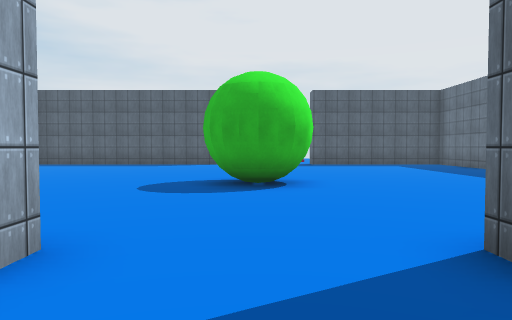
view 1 (above)

12 first-person views from a walk through a scene from a Unity 3-D project. The camera is 1.5 m above the floor, tilts 2° down and sees 70° across. The floor is counted in squares, 2 m on a side. Each view is taken from the middle of a square. On the plan, view 1 faces up. The plan holds only what a view shows up to about 11 squares ahead; the rest is blank. The player is left out. Some surface patterns are stand-ins.

view 2
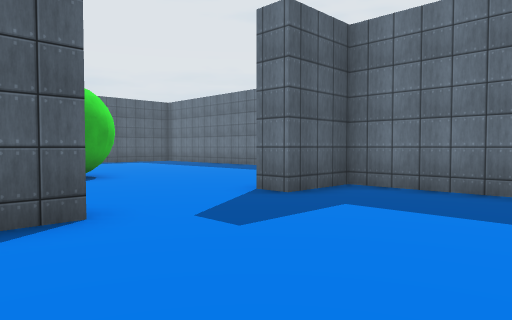

view 3
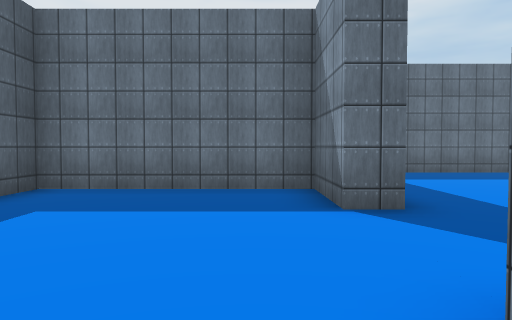

view 4
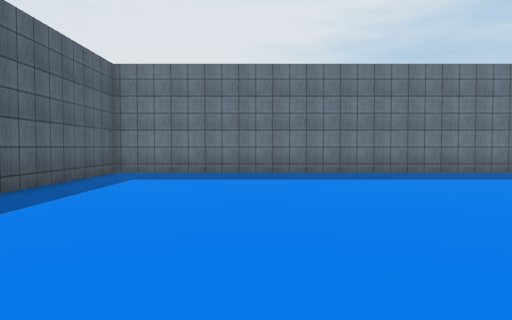

view 5
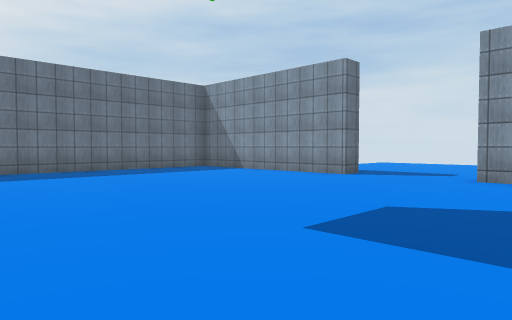

view 6
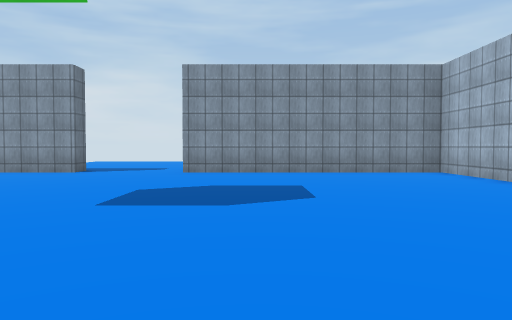

view 7
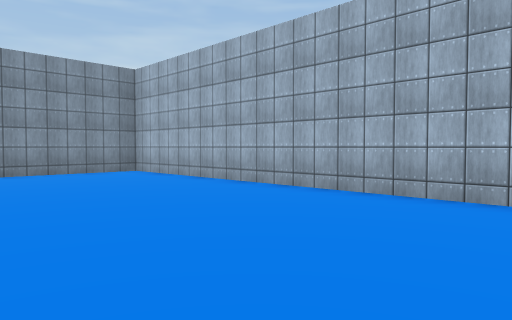

view 8
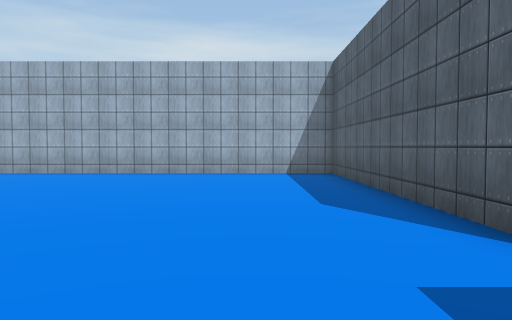

view 9
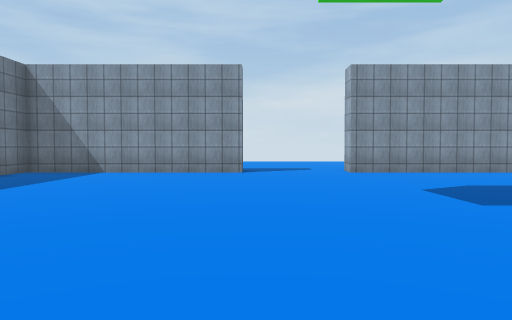

view 10
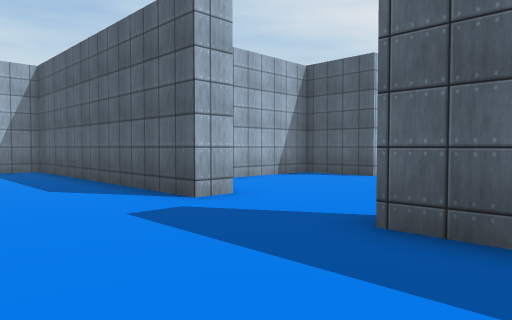

view 11
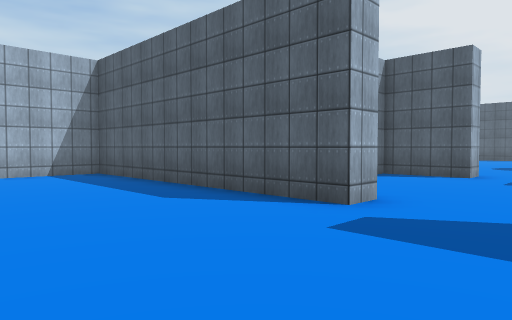

view 12
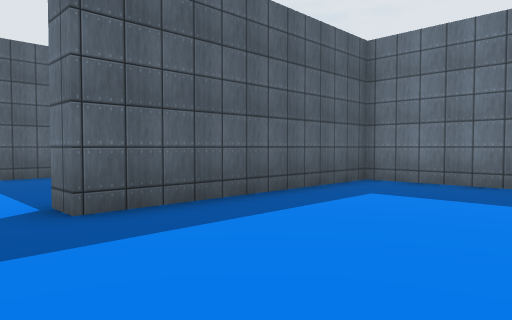

### Floor plan
Points are (right, up) in squares from view 1. A wall is a line through its corners. A room is listed if a view was taken in it or the views show most of it. See-through windows are left out.
Room 1 (views 1, 2, 3, 4, 5, 6, 7, 8, 9, 10, 11, 12)
walls: (-1.6, -3) (-1.6, -3.8) (-9.5, -3.8) (-9.5, -16.9) (-1.8, -16.9); (1.4, -16.9) (7.8, -16.9) (7.8, -3.8) (1.4, -3.8) (1.4, -3.1) (3.6, -3.1) (3.6, 1.9) (1.7, 1.9) (1.7, 2.8); (-1.6, 2.8) (-1.6, 1.9) (-3.8, 1.9) (-3.8, -1.1)
ways out: opening at (0, -16); opening at (0, 3)

Positions as (right, up) in squares from view 1, and headings:
1: (0, 0), facing up
2: (-3, -2), facing up-right
3: (-3, -2), facing right
4: (-3, -8), facing right
5: (-4, -8), facing down-right
6: (-4, -6), facing down
7: (-4, -6), facing down-left
8: (1, -6), facing left
9: (1, -6), facing down
10: (3, -7), facing up-left
11: (1, -8), facing up-left
12: (0, -8), facing up-right
